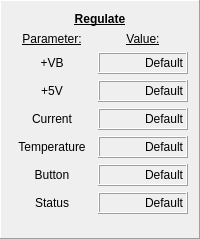
      <widget class="QFrame" name="frame_5">
       <property name="frameShape">
        <enum>QFrame::Panel</enum>
       </property>
       <property name="frameShadow">
        <enum>QFrame::Raised</enum>
       </property>
       <layout class="QVBoxLayout" name="verticalLayout_3">
        <item>
         <widget class="QLabel" name="label_25">
          <property name="text">
           <string>&lt;html&gt;&lt;head/&gt;&lt;body&gt;&lt;p align=&quot;center&quot;&gt;&lt;span style=&quot; font-weight:600; text-decoration: underline;&quot;&gt;Regulate&lt;/span&gt;&lt;/p&gt;&lt;/body&gt;&lt;/html&gt;</string>
          </property>
         </widget>
        </item>
        <item>
         <layout class="QGridLayout" name="gridLayout_3" rowstretch="3,0,0,0,0,0,0">
          <item row="5" column="0">
           <widget class="QLabel" name="label_37">
            <property name="sizePolicy">
             <sizepolicy hsizetype="Preferred" vsizetype="Preferred">
              <horstretch>0</horstretch>
              <verstretch>0</verstretch>
             </sizepolicy>
            </property>
            <property name="minimumSize">
             <size>
              <width>80</width>
              <height>0</height>
             </size>
            </property>
            <property name="maximumSize">
             <size>
              <width>80</width>
              <height>16777215</height>
             </size>
            </property>
            <property name="layoutDirection">
             <enum>Qt::LeftToRight</enum>
            </property>
            <property name="text">
             <string>&lt;html&gt;&lt;head/&gt;&lt;body&gt;&lt;p&gt;Button&lt;/p&gt;&lt;/body&gt;&lt;/html&gt;</string>
            </property>
            <property name="alignment">
             <set>Qt::AlignCenter</set>
            </property>
           </widget>
          </item>
          <item row="2" column="1">
           <widget class="QLabel" name="disp_5v">
            <property name="sizePolicy">
             <sizepolicy hsizetype="Preferred" vsizetype="Preferred">
              <horstretch>0</horstretch>
              <verstretch>0</verstretch>
             </sizepolicy>
            </property>
            <property name="minimumSize">
             <size>
              <width>50</width>
              <height>22</height>
             </size>
            </property>
            <property name="maximumSize">
             <size>
              <width>200</width>
              <height>16777215</height>
             </size>
            </property>
            <property name="baseSize">
             <size>
              <width>50</width>
              <height>0</height>
             </size>
            </property>
            <property name="autoFillBackground">
             <bool>false</bool>
            </property>
            <property name="frameShape">
             <enum>QFrame::Box</enum>
            </property>
            <property name="frameShadow">
             <enum>QFrame::Raised</enum>
            </property>
            <property name="lineWidth">
             <number>1</number>
            </property>
            <property name="text">
             <string>Default</string>
            </property>
            <property name="alignment">
             <set>Qt::AlignRight|Qt::AlignTrailing|Qt::AlignVCenter</set>
            </property>
           </widget>
          </item>
          <item row="4" column="0">
           <widget class="QLabel" name="label_35">
            <property name="sizePolicy">
             <sizepolicy hsizetype="Preferred" vsizetype="Preferred">
              <horstretch>0</horstretch>
              <verstretch>0</verstretch>
             </sizepolicy>
            </property>
            <property name="minimumSize">
             <size>
              <width>80</width>
              <height>0</height>
             </size>
            </property>
            <property name="maximumSize">
             <size>
              <width>80</width>
              <height>16777215</height>
             </size>
            </property>
            <property name="layoutDirection">
             <enum>Qt::LeftToRight</enum>
            </property>
            <property name="text">
             <string>&lt;html&gt;&lt;head/&gt;&lt;body&gt;&lt;p&gt;Temperature&lt;/p&gt;&lt;/body&gt;&lt;/html&gt;</string>
            </property>
            <property name="alignment">
             <set>Qt::AlignCenter</set>
            </property>
           </widget>
          </item>
          <item row="3" column="0">
           <widget class="QLabel" name="label_30">
            <property name="sizePolicy">
             <sizepolicy hsizetype="Preferred" vsizetype="Preferred">
              <horstretch>0</horstretch>
              <verstretch>0</verstretch>
             </sizepolicy>
            </property>
            <property name="minimumSize">
             <size>
              <width>80</width>
              <height>0</height>
             </size>
            </property>
            <property name="maximumSize">
             <size>
              <width>80</width>
              <height>16777215</height>
             </size>
            </property>
            <property name="layoutDirection">
             <enum>Qt::LeftToRight</enum>
            </property>
            <property name="text">
             <string>&lt;html&gt;&lt;head/&gt;&lt;body&gt;&lt;p&gt;Current&lt;/p&gt;&lt;/body&gt;&lt;/html&gt;</string>
            </property>
            <property name="alignment">
             <set>Qt::AlignCenter</set>
            </property>
           </widget>
          </item>
          <item row="1" column="1">
           <widget class="QLabel" name="disp_vb">
            <property name="sizePolicy">
             <sizepolicy hsizetype="Preferred" vsizetype="Preferred">
              <horstretch>0</horstretch>
              <verstretch>0</verstretch>
             </sizepolicy>
            </property>
            <property name="minimumSize">
             <size>
              <width>50</width>
              <height>22</height>
             </size>
            </property>
            <property name="maximumSize">
             <size>
              <width>200</width>
              <height>16777215</height>
             </size>
            </property>
            <property name="baseSize">
             <size>
              <width>50</width>
              <height>0</height>
             </size>
            </property>
            <property name="autoFillBackground">
             <bool>false</bool>
            </property>
            <property name="frameShape">
             <enum>QFrame::Box</enum>
            </property>
            <property name="frameShadow">
             <enum>QFrame::Raised</enum>
            </property>
            <property name="lineWidth">
             <number>1</number>
            </property>
            <property name="text">
             <string>Default</string>
            </property>
            <property name="alignment">
             <set>Qt::AlignRight|Qt::AlignTrailing|Qt::AlignVCenter</set>
            </property>
           </widget>
          </item>
          <item row="2" column="0">
           <widget class="QLabel" name="label_26">
            <property name="sizePolicy">
             <sizepolicy hsizetype="Preferred" vsizetype="Preferred">
              <horstretch>0</horstretch>
              <verstretch>0</verstretch>
             </sizepolicy>
            </property>
            <property name="minimumSize">
             <size>
              <width>80</width>
              <height>0</height>
             </size>
            </property>
            <property name="layoutDirection">
             <enum>Qt::LeftToRight</enum>
            </property>
            <property name="text">
             <string>&lt;html&gt;&lt;head/&gt;&lt;body&gt;&lt;p&gt;+5V&lt;/p&gt;&lt;/body&gt;&lt;/html&gt;</string>
            </property>
            <property name="alignment">
             <set>Qt::AlignCenter</set>
            </property>
           </widget>
          </item>
          <item row="6" column="0">
           <widget class="QLabel" name="label_36">
            <property name="sizePolicy">
             <sizepolicy hsizetype="Preferred" vsizetype="Preferred">
              <horstretch>0</horstretch>
              <verstretch>0</verstretch>
             </sizepolicy>
            </property>
            <property name="minimumSize">
             <size>
              <width>80</width>
              <height>0</height>
             </size>
            </property>
            <property name="layoutDirection">
             <enum>Qt::LeftToRight</enum>
            </property>
            <property name="text">
             <string>Status</string>
            </property>
            <property name="alignment">
             <set>Qt::AlignCenter</set>
            </property>
           </widget>
          </item>
          <item row="6" column="1">
           <widget class="QLabel" name="disp_re_stat">
            <property name="sizePolicy">
             <sizepolicy hsizetype="Preferred" vsizetype="Preferred">
              <horstretch>0</horstretch>
              <verstretch>0</verstretch>
             </sizepolicy>
            </property>
            <property name="minimumSize">
             <size>
              <width>50</width>
              <height>22</height>
             </size>
            </property>
            <property name="maximumSize">
             <size>
              <width>200</width>
              <height>16777215</height>
             </size>
            </property>
            <property name="baseSize">
             <size>
              <width>50</width>
              <height>0</height>
             </size>
            </property>
            <property name="autoFillBackground">
             <bool>false</bool>
            </property>
            <property name="frameShape">
             <enum>QFrame::Box</enum>
            </property>
            <property name="frameShadow">
             <enum>QFrame::Raised</enum>
            </property>
            <property name="lineWidth">
             <number>1</number>
            </property>
            <property name="text">
             <string>Default</string>
            </property>
            <property name="alignment">
             <set>Qt::AlignRight|Qt::AlignTrailing|Qt::AlignVCenter</set>
            </property>
           </widget>
          </item>
          <item row="1" column="0">
           <widget class="QLabel" name="label_34">
            <property name="sizePolicy">
             <sizepolicy hsizetype="Preferred" vsizetype="Preferred">
              <horstretch>0</horstretch>
              <verstretch>0</verstretch>
             </sizepolicy>
            </property>
            <property name="minimumSize">
             <size>
              <width>80</width>
              <height>0</height>
             </size>
            </property>
            <property name="maximumSize">
             <size>
              <width>80</width>
              <height>16777215</height>
             </size>
            </property>
            <property name="layoutDirection">
             <enum>Qt::LeftToRight</enum>
            </property>
            <property name="text">
             <string>&lt;html&gt;&lt;head/&gt;&lt;body&gt;&lt;p&gt;+VB&lt;/p&gt;&lt;/body&gt;&lt;/html&gt;</string>
            </property>
            <property name="alignment">
             <set>Qt::AlignCenter</set>
            </property>
           </widget>
          </item>
          <item row="3" column="1">
           <widget class="QLabel" name="disp_current_batt">
            <property name="sizePolicy">
             <sizepolicy hsizetype="Preferred" vsizetype="Preferred">
              <horstretch>0</horstretch>
              <verstretch>0</verstretch>
             </sizepolicy>
            </property>
            <property name="minimumSize">
             <size>
              <width>50</width>
              <height>22</height>
             </size>
            </property>
            <property name="maximumSize">
             <size>
              <width>200</width>
              <height>16777215</height>
             </size>
            </property>
            <property name="baseSize">
             <size>
              <width>50</width>
              <height>0</height>
             </size>
            </property>
            <property name="autoFillBackground">
             <bool>false</bool>
            </property>
            <property name="frameShape">
             <enum>QFrame::Box</enum>
            </property>
            <property name="frameShadow">
             <enum>QFrame::Raised</enum>
            </property>
            <property name="lineWidth">
             <number>1</number>
            </property>
            <property name="text">
             <string>Default</string>
            </property>
            <property name="alignment">
             <set>Qt::AlignRight|Qt::AlignTrailing|Qt::AlignVCenter</set>
            </property>
           </widget>
          </item>
          <item row="4" column="1">
           <widget class="QLabel" name="disp_temp">
            <property name="sizePolicy">
             <sizepolicy hsizetype="Preferred" vsizetype="Preferred">
              <horstretch>0</horstretch>
              <verstretch>0</verstretch>
             </sizepolicy>
            </property>
            <property name="minimumSize">
             <size>
              <width>50</width>
              <height>22</height>
             </size>
            </property>
            <property name="maximumSize">
             <size>
              <width>200</width>
              <height>16777215</height>
             </size>
            </property>
            <property name="baseSize">
             <size>
              <width>50</width>
              <height>0</height>
             </size>
            </property>
            <property name="autoFillBackground">
             <bool>false</bool>
            </property>
            <property name="frameShape">
             <enum>QFrame::Box</enum>
            </property>
            <property name="frameShadow">
             <enum>QFrame::Raised</enum>
            </property>
            <property name="lineWidth">
             <number>1</number>
            </property>
            <property name="text">
             <string>Default</string>
            </property>
            <property name="alignment">
             <set>Qt::AlignRight|Qt::AlignTrailing|Qt::AlignVCenter</set>
            </property>
           </widget>
          </item>
          <item row="5" column="1">
           <widget class="QLabel" name="disp_button">
            <property name="sizePolicy">
             <sizepolicy hsizetype="Preferred" vsizetype="Preferred">
              <horstretch>0</horstretch>
              <verstretch>0</verstretch>
             </sizepolicy>
            </property>
            <property name="minimumSize">
             <size>
              <width>60</width>
              <height>22</height>
             </size>
            </property>
            <property name="maximumSize">
             <size>
              <width>200</width>
              <height>16777215</height>
             </size>
            </property>
            <property name="baseSize">
             <size>
              <width>50</width>
              <height>0</height>
             </size>
            </property>
            <property name="autoFillBackground">
             <bool>false</bool>
            </property>
            <property name="frameShape">
             <enum>QFrame::Box</enum>
            </property>
            <property name="frameShadow">
             <enum>QFrame::Raised</enum>
            </property>
            <property name="lineWidth">
             <number>1</number>
            </property>
            <property name="text">
             <string>Default</string>
            </property>
            <property name="alignment">
             <set>Qt::AlignRight|Qt::AlignTrailing|Qt::AlignVCenter</set>
            </property>
           </widget>
          </item>
          <item row="0" column="1">
           <widget class="QLabel" name="label_43">
            <property name="sizePolicy">
             <sizepolicy hsizetype="Preferred" vsizetype="Preferred">
              <horstretch>0</horstretch>
              <verstretch>0</verstretch>
             </sizepolicy>
            </property>
            <property name="text">
             <string>&lt;html&gt;&lt;head/&gt;&lt;body&gt;&lt;p&gt;&lt;span style=&quot; text-decoration: underline;&quot;&gt;Value:&lt;/span&gt;&lt;/p&gt;&lt;/body&gt;&lt;/html&gt;</string>
            </property>
            <property name="alignment">
             <set>Qt::AlignCenter</set>
            </property>
           </widget>
          </item>
          <item row="0" column="0">
           <widget class="QLabel" name="label_39">
            <property name="sizePolicy">
             <sizepolicy hsizetype="Preferred" vsizetype="Preferred">
              <horstretch>0</horstretch>
              <verstretch>0</verstretch>
             </sizepolicy>
            </property>
            <property name="text">
             <string>&lt;html&gt;&lt;head/&gt;&lt;body&gt;&lt;p align=&quot;center&quot;&gt;&lt;span style=&quot; text-decoration: underline;&quot;&gt;Parameter:&lt;/span&gt;&lt;/p&gt;&lt;/body&gt;&lt;/html&gt;</string>
            </property>
           </widget>
          </item>
         </layout>
        </item>
        <item>
         <spacer name="verticalSpacer_2">
          <property name="orientation">
           <enum>Qt::Vertical</enum>
          </property>
          <property name="sizeHint" stdset="0">
           <size>
            <width>20</width>
            <height>13</height>
           </size>
          </property>
         </spacer>
        </item>
       </layout>
      </widget>
